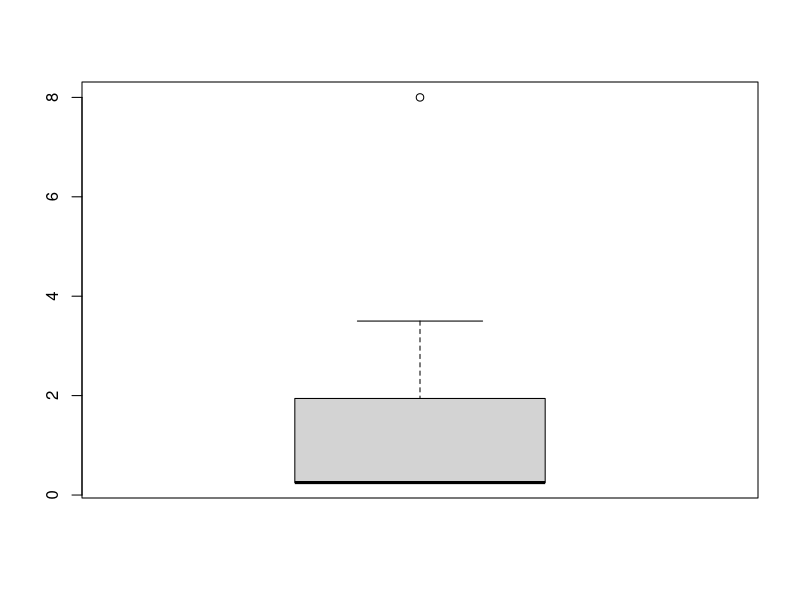
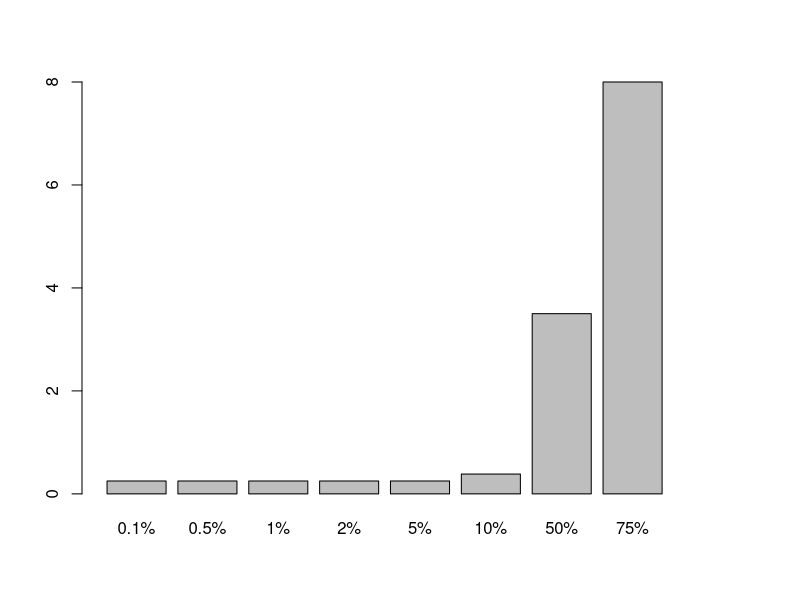
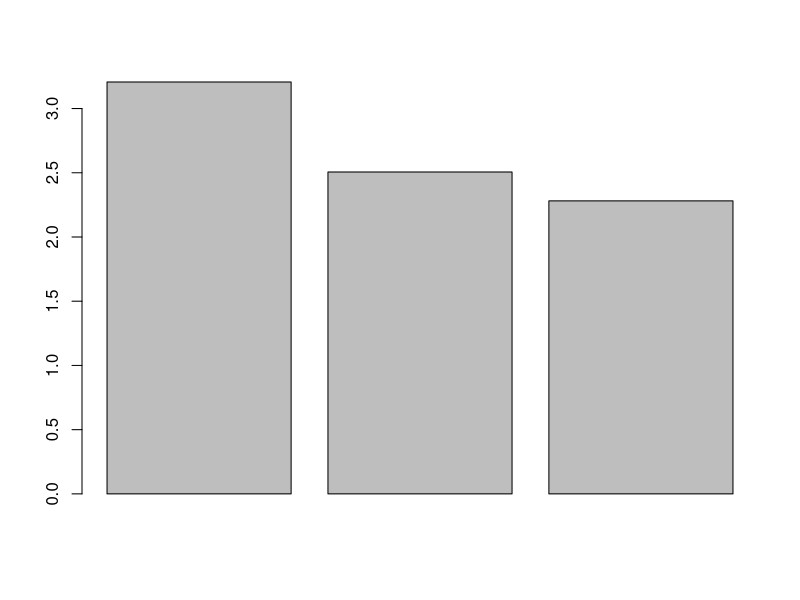

The R source for these figures, in order: (Note: this script raises an error after producing the figures.)
## ---- chunk 1
knitr::opts_chunk$set(echo = TRUE)
library(knitr)
library("gplots")
## ---- chunk 2
data = read.table("data.txt", header=TRUE, sep=",")
participant2SurfPad=subset(data,Participant==2 & Technique=="SurfPad")
mean(participant2SurfPad[,"Time"])
techniques=unique(data$Technique)
participants = unique(data$Participant)
## ---- chunk 3
  v = c(12, .4, 5, 2, 50, 8, 3, 1, 4, .25, 12, .4, 5, 2, 50, 8, 3, 1, 4, .25)
  x <- quantile(v,  probs = c(0.1, 0.5, 1, 2, 5, 10, 50, 75, NA)/100)
  boxplot(x)
  barplot(x)
## ---- chunk 4
 noErr <- subset(data, Err == 0)
 print(noErr)
## ---- chunk 5
  tempParticipants = c(1:length(techniques));
  for(t in 1:length(techniques)){
    technique <- techniques[t]
    for(p in 1:length(participants)){
      participant2SurfPad=subset(data,Participant == p & Technique == technique)
      tmp <- mean(participant2SurfPad[,"Time"])
      tempParticipants[t] = tempParticipants[t] + tmp
    }
    tempParticipants[t] = tempParticipants[t] / length(participants)
  }
  barplot2(tempParticipants)
## ---- chunk 6
  ci(noErr, confidence=0.95)
